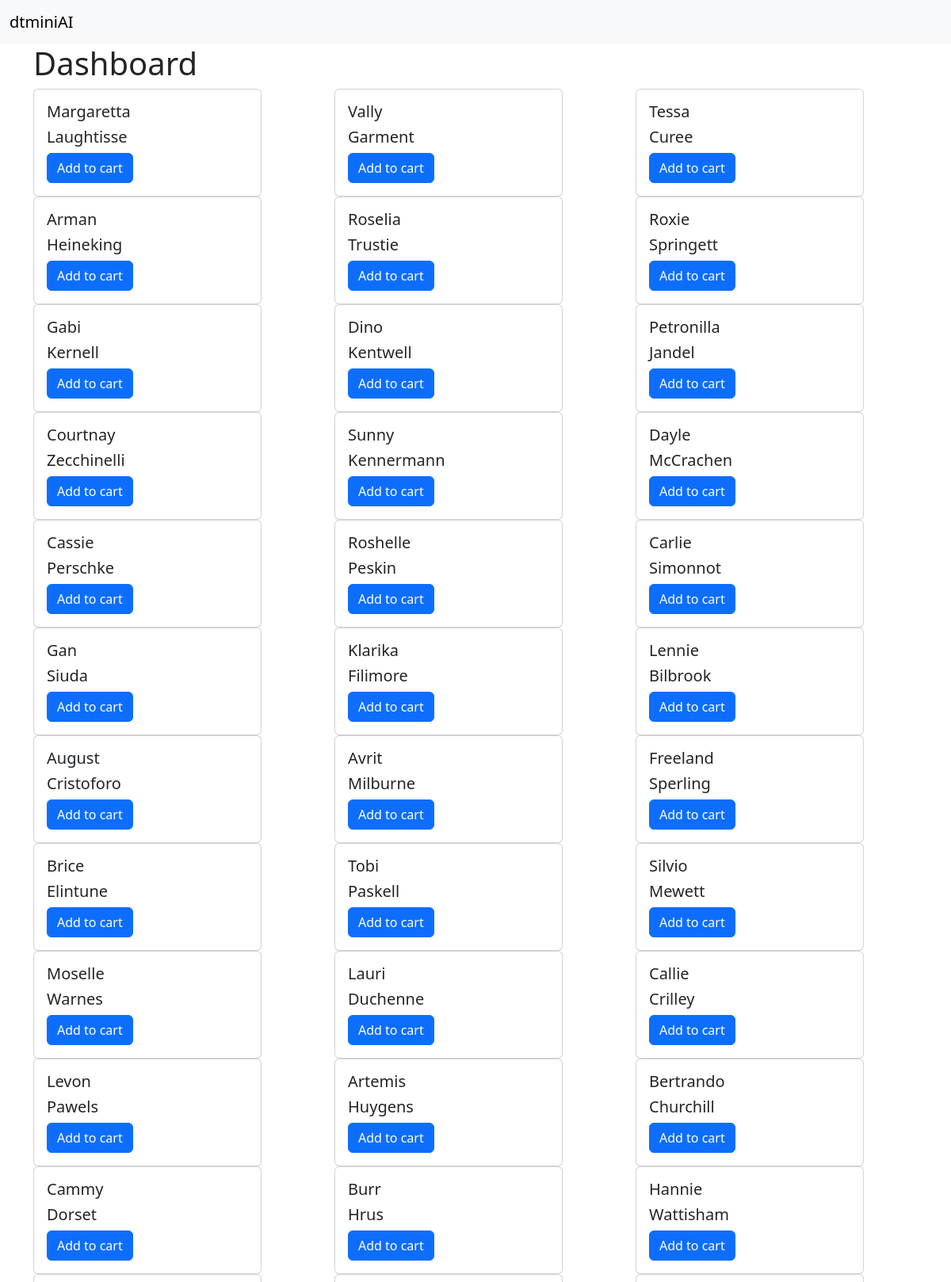
/etl_loader/ (upper part), run on the app's committed database.
### etl_loader/models.py (models this page shows)
class Customer(models.Model):
    first_name = models.CharField(max_length=255)
    last_name = models.CharField(max_length=255)
    email = models.CharField(max_length=255)
    gender = models.CharField(max_length=255)
    ip_address = models.CharField(max_length=255)

### etl_loader/views.py (the view)
# urls.py: urlpatterns = [path("", views.index), path("dashboard", views.dashboard)]
def index(request):
    customers = Customer.objects.all()
    return render(request, "index.html", {"customers": customers})

### templates/index.html (shortened to what this page needs)
<!DOCTYPE html>
<html lang="en">
<head>
    {% extends 'base.html' %}
    {% block content %}
        <h1>Dashboard</h1>
        <div class="row">
            {% for customer in customers %}
                <div class="col">
                    <div class="card" style="width: 18rem;">
                    <div class="card-body">
                        <h5 class="card-title"> {{ customer.first_name }}</h5>
                        <h5 class="card-title"> {{ customer.last_name }}</h5>
                        <a href="#" class="btn btn-primary">Add to cart</a>
                    </div>
                </div>
                </div>
             {% endfor %}
        </div>
    {% endblock %}

### templates/base.html (shortened to what this page needs)
<!doctype html>
<html lang="en">
<head>
    <link href="https://cdn.jsdelivr.net/npm/bootstrap@5.3.0-alpha1/dist/css/bootstrap.min.css" rel="stylesheet"
>
</head>
<body>
<nav class="navbar bg-body-tertiary">
    <div class="container-fluid">
        <a class="navbar-brand" href="#">dtminiAI</a>
    </div>
</nav>
<div class="container">
{% block content %}
{% endblock %}
</div>
</body>
</html>

### data on the page
Customer: first_name "Margaretta", last_name "Laughtisse"
Customer: first_name "Vally", last_name "Garment"
Customer: first_name "Tessa", last_name "Curee"
Customer: first_name "Arman", last_name "Heineking"
Customer: first_name "Roselia", last_name "Trustie"
Customer: first_name "Roxie", last_name "Springett"
Customer: first_name "Gabi", last_name "Kernell"
Customer: first_name "Dino", last_name "Kentwell"
Customer: first_name "Petronilla", last_name "Jandel"
Customer: first_name "Courtnay", last_name "Zecchinelli"
Customer: first_name "Sunny", last_name "Kennermann"
Customer: first_name "Dayle", last_name "McCrachen"
Customer: first_name "Cassie", last_name "Perschke"
Customer: first_name "Roshelle", last_name "Peskin"
Customer: first_name "Carlie", last_name "Simonnot"
Customer: first_name "Gan", last_name "Siuda"
Customer: first_name "Klarika", last_name "Filimore"
Customer: first_name "Lennie", last_name "Bilbrook"
Customer: first_name "August", last_name "Cristoforo"
Customer: first_name "Avrit", last_name "Milburne"
Customer: first_name "Freeland", last_name "Sperling"
Customer: first_name "Brice", last_name "Elintune"
Customer: first_name "Tobi", last_name "Paskell"
Customer: first_name "Silvio", last_name "Mewett"
Customer: first_name "Moselle", last_name "Warnes"
Customer: first_name "Lauri", last_name "Duchenne"
Customer: first_name "Callie", last_name "Crilley"
Customer: first_name "Levon", last_name "Pawels"
Customer: first_name "Artemis", last_name "Huygens"
Customer: first_name "Bertrando", last_name "Churchill"
Customer: first_name "Cammy", last_name "Dorset"
Customer: first_name "Burr", last_name "Hrus"
Customer: first_name "Hannie", last_name "Wattisham"
